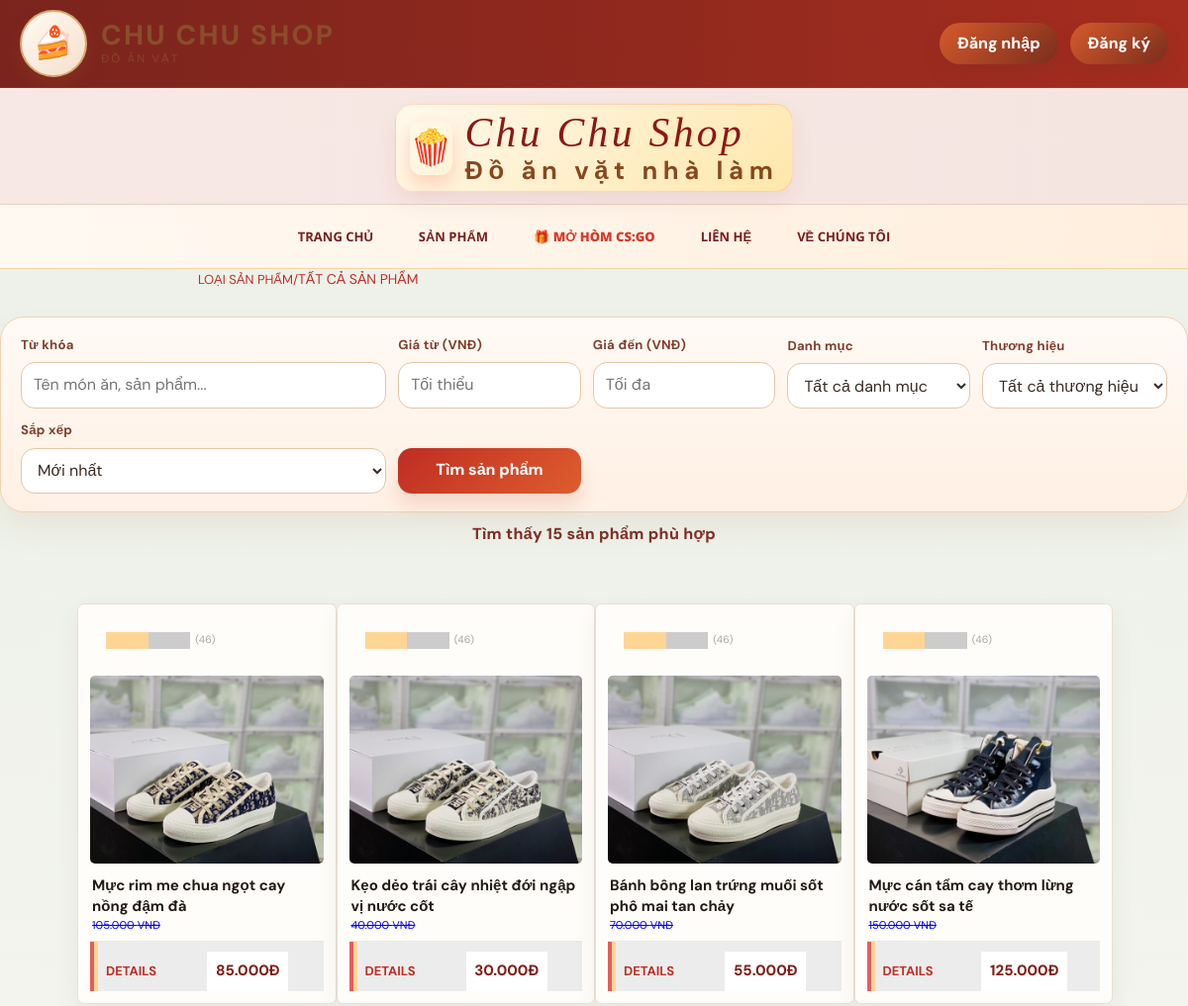
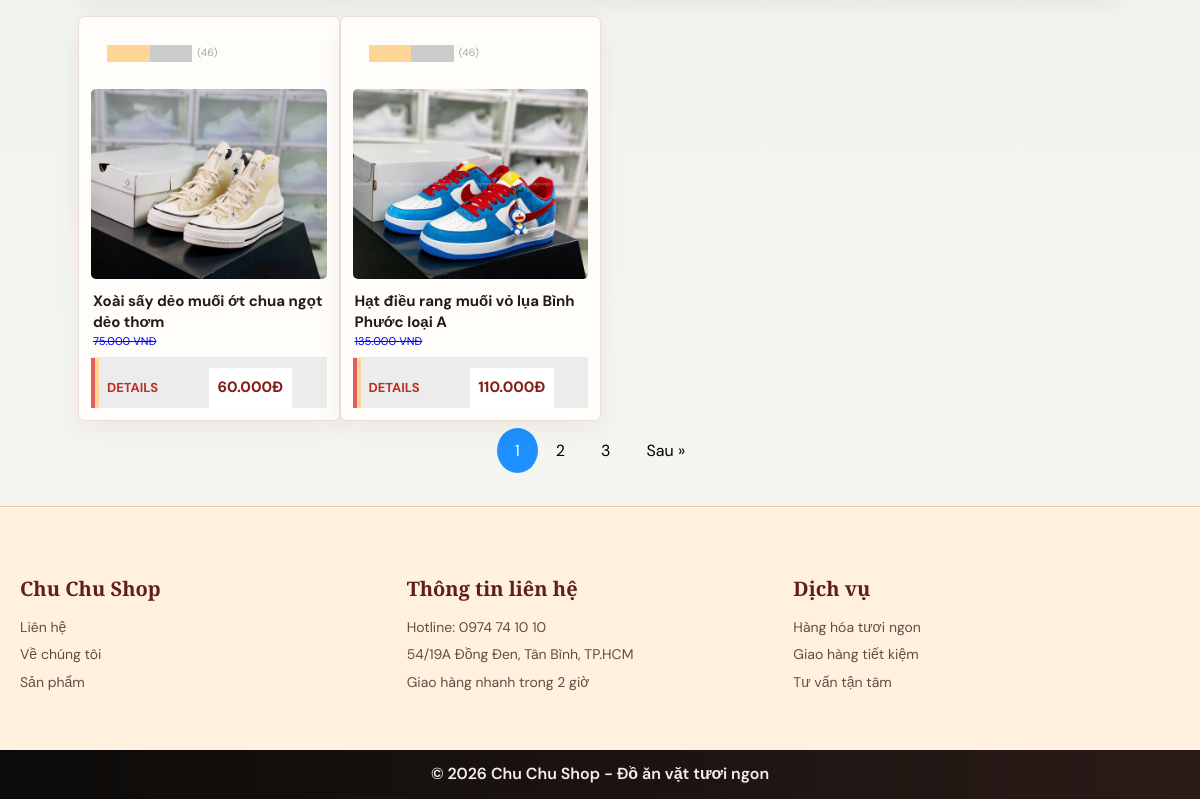
/KhachHang/web/HienThiTatCaSanPham.php, run on the app's committed database (2 pictures, top to bottom).
### tables this page shows
CREATE TABLE `sanpham` (
  `MaSP` int(11) NOT NULL,
  `TenSP` varchar(200) NOT NULL,
  `GiaBan` int(11) DEFAULT NULL,
  `MoTa` varchar(1000) DEFAULT NULL,
  `AnhBia` varchar(100) DEFAULT NULL,
  `NgayCapNhat` datetime DEFAULT NULL,
  `SoLuongTon` int(11) DEFAULT NULL,
  `MaLSP` int(11) DEFAULT NULL,
  `MaTH` int(11) DEFAULT NULL,
  `MaNCC` int(11) DEFAULT NULL,
  `MaNSX` int(11) DEFAULT 1,
  `HienThiSanPham` bit(1) DEFAULT b'1',
  `GiaBanCu` int(11) DEFAULT NULL,
  `QuyCach` varchar(100) NOT NULL DEFAULT 'Hũ 200g,Hũ 300g,Hũ 500g',
  `ViHuong` varchar(255) NOT NULL DEFAULT 'Truyền thống,Cay cay,Cay nồng,Phô mai'
);

### KhachHang/web/HienThiTatCaSanPham.php (the view, shortened to what this page needs)
<body>
    <?php
    require 'Layout_KhachHang_Header.php';
    ?>
    <?php
    $keyword = isset($_GET['Ten']) && is_string($_GET['Ten']) ? trim($_GET['Ten']) : '';
    $minInput = isset($_GET['gia_tu']) && is_scalar($_GET['gia_tu']) ? trim((string)$_GET['gia_tu']) : '';
    $maxInput = isset($_GET['gia_den']) && is_scalar($_GET['gia_den']) ? trim((string)$_GET['gia_den']) : '';
    $minPrice = $minInput === '' ? null : filter_var($minInput, FILTER_VALIDATE_INT, ['options' => ['min_range' => 0]]);
    $maxPrice = $maxInput === '' ? null : filter_var($maxInput, FILTER_VALIDATE_INT, ['options' => ['min_range' => 0]]);
    $minPrice = $minPrice === false ? null : $minPrice;
    $maxPrice = $maxPrice === false ? null : $maxPrice;
    $categoryId = isset($_GET['MaLSP']) && is_scalar($_GET['MaLSP']) ? filter_var($_GET['MaLSP'], FILTER_VALIDATE_INT) : 0;
    $categoryId = $categoryId && $categoryId > 0 ? $categoryId : 0;
    $brandId = isset($_GET['MaTH']) && is_scalar($_GET['MaTH']) ? filter_var($_GET['MaTH'], FILTER_VALIDATE_INT) : 0;
    $brandId = $brandId && $brandId > 0 ? $brandId : 0;
    $sort = isset($_GET['sap_xep']) && is_string($_GET['sap_xep']) ? $_GET['sap_xep'] : 'newest';
    $sortOptions = [
        'newest' => 'MaSP DESC',
        'price_asc' => 'GiaBan ASC',
        'price_desc' => 'GiaBan DESC',
        'name' => 'TenSP ASC'
    ];
    $per_page_record = 6;
    $filterSql = " WHERE HienThiSanPham = 1
        AND (? = '' OR TenSP LIKE CONCAT('%', ?, '%'))
        AND (? IS NULL OR GiaBan >= ?)
        AND (? IS NULL OR GiaBan <= ?)
        AND (? = 0 OR MaLSP = ?)
        AND (? = 0 OR MaTH = ?)";
    $countStatement = mysqli_prepare($con, "SELECT COUNT(*) AS total FROM sanpham" . $filterSql);
    mysqli_stmt_bind_param($countStatement, 'ssiiiiiiii', $keyword, $keyword, $minPrice, $minPrice, $maxPrice, $maxPrice, $categoryId, $categoryId, $brandId, $brandId);
    mysqli_stmt_execute($countStatement);
    $countResult = mysqli_stmt_get_result($countStatement);
    $totalProducts = (int)mysqli_fetch_assoc($countResult)['total'];
    $number_of_page = max(1, (int)ceil($totalProducts / $per_page_record));
    $page = isset($_GET['page']) && is_scalar($_GET['page']) ? filter_var($_GET['page'], FILTER_VALIDATE_INT) : 1;
    $page = $page && $page > 0 ? min($page, $number_of_page) : 1;
    $start_from = ($page - 1) * $per_page_record;
    $productStatement = mysqli_prepare($con, "SELECT * FROM sanpham" . $filterSql . " ORDER BY " . $sortOptions[$sort] . " LIMIT ?, ?");
    mysqli_stmt_bind_param($productStatement, 'ssiiiiiiiiii', $keyword, $keyword, $minPrice, $minPrice, $maxPrice, $maxPrice, $categoryId, $categoryId, $brandId, $brandId, $start_from, $per_page_record);
    mysqli_stmt_execute($productStatement);
    $result = mysqli_stmt_get_result($productStatement);
    $snackProductImage = 'https://images.unsplash.com/photo-1504674900247-0877df9cc836?auto=format&fit=crop&w=900&q=80';
    ?>
    <a style="margin-left:200px;font-size:13px" href="LoaiSanPham.php">LOẠI SẢN PHẨM/</a><a style="font-size:14px" href="#">TẤT CẢ SẢN PHẨM</a>
    <form class="advanced-search" action="HienThiTatCaSanPham.php" method="get">
        <div class="search-keyword">
            <label for="search-keyword">Từ khóa</label>
            <input id="search-keyword" type="search" name="Ten" value="<?php echo htmlspecialchars($keyword, ENT_QUOTES, 'UTF-8'); ?>" placeholder="Tên món ăn, sản phẩm...">
        </div>
        <div>
            <label for="search-min-price">Giá từ (VNĐ)</label>
            <input id="search-min-price" type="number" name="gia_tu" min="0" step="1000" value="<?php echo htmlspecialchars($minInput, ENT_QUOTES, 'UTF-8'); ?>" placeholder="Tối thiểu">
        </div>
        <div>
            <label for="search-max-price">Giá đến (VNĐ)</label>
            <input id="search-max-price" type="number" name="gia_den" min="0" step="1000" value="<?php echo htmlspecialchars($maxInput, ENT_QUOTES, 'UTF-8'); ?>" placeholder="Tối đa">
        </div>
        <div>
            <label for="search-category">Danh mục</label>
            <select id="search-category" name="MaLSP">
                <option value="0">Tất cả danh mục</option>
            </select>
        </div>
        <div>
            <label for="search-brand">Thương hiệu</label>
            <select id="search-brand" name="MaTH">
                <option value="0">Tất cả thương hiệu</option>
            </select>
        </div>
        <div>
            <label for="search-sort">Sắp xếp</label>
            <select id="search-sort" name="sap_xep">
                <option value="newest" <?php echo $sort === 'newest' ? 'selected' : ''; ?>>Mới nhất</option>
            </select>
        </div>
        <button type="submit">Tìm sản phẩm</button>
    </form>
    <p class="search-summary">Tìm thấy <?php echo $totalProducts; ?> sản phẩm phù hợp</p>
    <div class="content">
        <div class="wrap">
            <div class="content-right">
                <div class="product-grids" style="display:flex;flex-wrap: wrap;">
                    <link rel="stylesheet" href="css/jstarbox.css" type="text/css" media="screen" charset="utf-8" />
                    <?php if (mysqli_num_rows($result) != 0) { ?>
                        <?php while ($row = mysqli_fetch_array($result)) { ?>
                            <div style="cursor: pointer; display:flex;flex-direction: column;" onclick="location.href='details.php?MaSP=<?php echo $row['MaSP'] ?>';" class="product-grid fade">
                                <div class="product-grid-head">
                                    <div class="block">
                                        <div class="starbox small ghosting"> </div> <span> (46)</span>
                                    </div>
                                </div>
                                <div class="product-pic" style="display:flex;flex-direction: column;flex:1">
                                    <?php
                                    $picName = $row['AnhBia'] ?? '';
                                    $picPath = (!empty($picName) && file_exists('../../Images/ImgProducts/' . $picName))
                                        ? '../../Images/ImgProducts/' . $picName
                                        : $snackProductImage;
                                    ?>
                                    <?php echo "<a href='details.php?MaSP=" . $row['MaSP'] . " '>" ?>
                                    <?php echo '<img class="hinh" src="' . htmlspecialchars($picPath, ENT_QUOTES, 'UTF-8') . '" width="200px" height="150px" style="object-fit:cover;" alt="' . htmlspecialchars($row['TenSP'], ENT_QUOTES, 'UTF-8') . '">'; ?>
                                    <p class="p" style="display:flex;flex-direction: column;flex:1">
                                        <?php echo "<a style='display:flex;flex-direction: column;flex:1'  href='details.php?MaSP=" . $row['MaSP'] . " '>" .  $row['TenSP'] . "</a>" ?>
                                        <span style="color:blue;text-decoration-line:line-through;margin-top:auto"><?php echo number_format($row['GiaBanCu'], 0, ',', '.')  . ' VNĐ' ?></span>
                                    </p>
                                </div>
                                <div class="product-info" style="margin-top:auto">
                                    <div class="product-info-cust">
                                        <?php echo "<a href='details.php?MaSP=" . $row['MaSP'] . " '>" . 'Details' . "</a>" ?>
                                    </div>
                                    <div class="product-info-price">
                                        <?php echo "<a href='details.php?MaSP=" . $row['MaSP'] . " '>" . number_format($row['GiaBan'], 0, ',', '.') . 'Đ' . "</a>" ?>
                                    </div>
                                </div>
                            </div>
                        <?php    } ?>
                    <?php } ?>
                </div>
            </div>
            <div style="text-align:center">
                <div class="pagination">
                    <?php
                    if ($number_of_page > 1) {
                        for ($i = 1; $i <= $number_of_page; $i++) {
                            $pageParams = $_GET;
                            $pageParams['page'] = $i;
                            $pageUrl = 'HienThiTatCaSanPham.php?' . http_build_query($pageParams);
                            $activeClass = $i === $page ? 'active' : '';
                            echo '<a class="' . $activeClass . '" href="' . htmlspecialchars($pageUrl, ENT_QUOTES, 'UTF-8') . '">' . $i . '</a>';
                        }
                        if ($page < $number_of_page) {
                            $nextParams = $_GET;
                            $nextParams['page'] = $page + 1;
                            $nextUrl = 'HienThiTatCaSanPham.php?' . http_build_query($nextParams);
                            echo '<a href="' . htmlspecialchars($nextUrl, ENT_QUOTES, 'UTF-8') . '">Sau &raquo;</a>';
                        }
                    }
                    ?>
                </div>
            </div>
        </div>
        <?php include("Layout_KhachHang_Footer.php"); ?>
</body>
</html>

### data on the page
sanpham: AnhBia (picture), TenSP "Mực rim me chua ngọt cay nồng đậm đà", GiaBanCu "105.000", GiaBan "85.000"
sanpham: AnhBia (picture), TenSP "Kẹo dẻo trái cây nhiệt đới ngập vị nước cốt", GiaBanCu "40.000", GiaBan "30.000"
sanpham: AnhBia (picture), TenSP "Bánh bông lan trứng muối sốt phô mai tan chảy", GiaBanCu "70.000", GiaBan "55.000"
sanpham: AnhBia (picture), TenSP "Mực cán tẩm cay thơm lừng nước sốt sa tế", GiaBanCu "150.000", GiaBan "125.000"
sanpham: AnhBia (picture), TenSP "Xoài sấy dẻo muối ớt chua ngọt dẻo thơm", GiaBanCu "75.000", GiaBan "60.000"
sanpham: AnhBia (picture), TenSP "Hạt điều rang muối vỏ lụa Bình Phước loại A", GiaBanCu "135.000", GiaBan "110.000"

### other printed values
$totalProducts "15"
